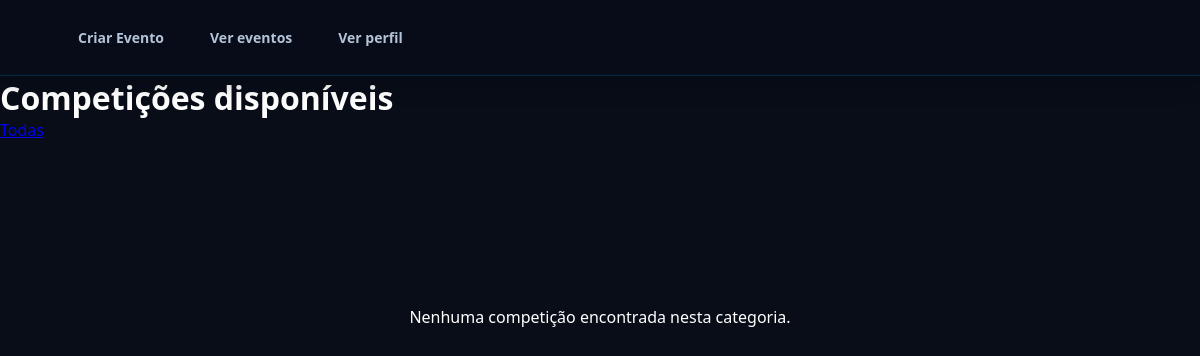
The app's page /esportivo/html/home.php, older data.
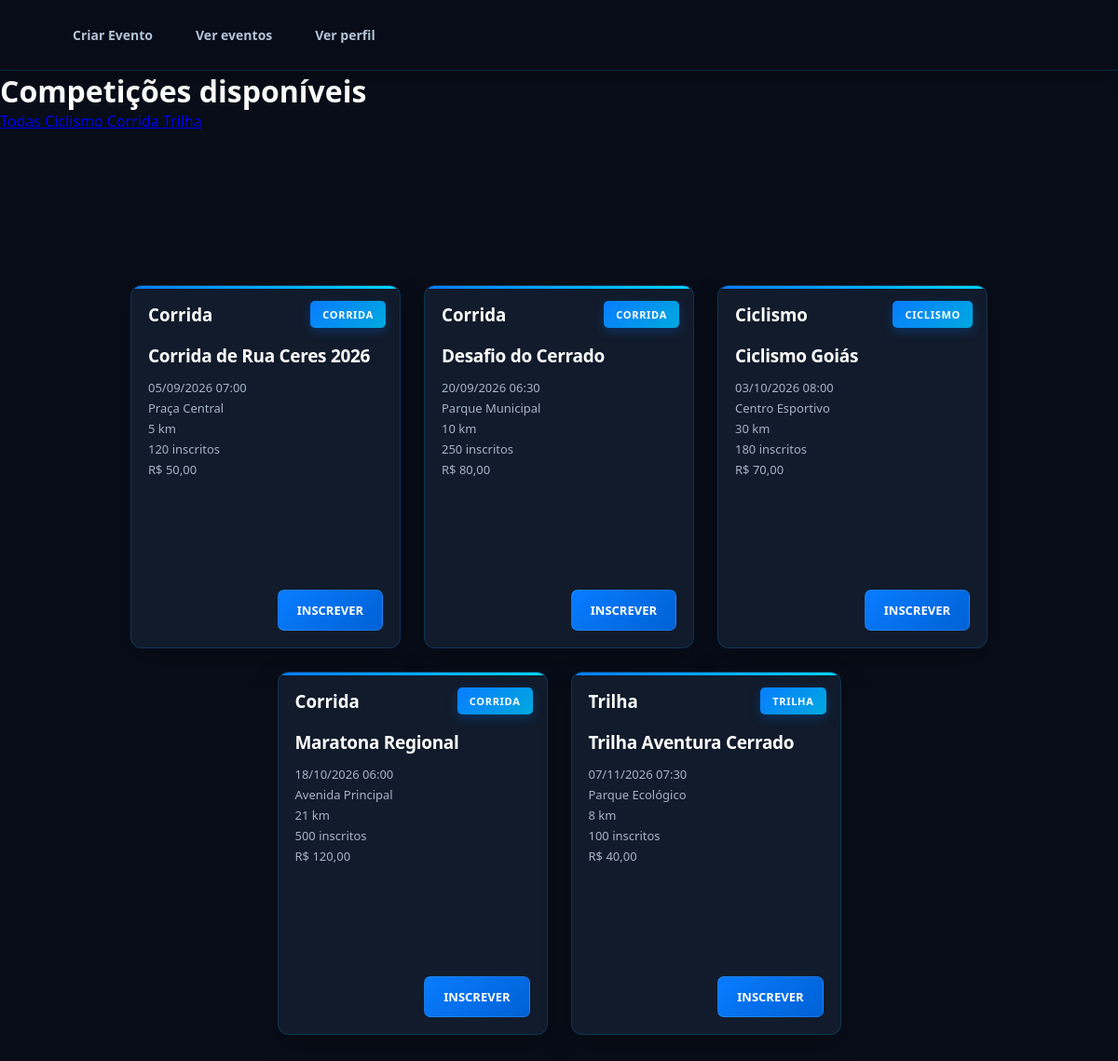
The same page, newer data.
### tables this page shows
CREATE TABLE IF NOT EXISTS `evento` (
  `evento_id` INT NOT NULL AUTO_INCREMENT,
  `evento_nome` VARCHAR(150) NOT NULL,
  `evento_data` DATETIME NOT NULL,
  `evento_local` VARCHAR(100) NOT NULL,
  `evento_modalidade` VARCHAR(100) NOT NULL,
  `evento_inscritos` INT,
  `evento_valor` FLOAT NOT NULL,
  `evento_distancia` VARCHAR(60) NOT NULL,
  `evento_imagem` VARCHAR(200),

  PRIMARY KEY (`evento_id`));

### esportivo/html/home.php (the view, shortened to what this page needs)
<?php
require_once "funcoes.php";
$selecionada = trim($_GET['categoria'] ?? '');
$sql= "SELECT DISTINCT evento_modalidade FROM evento WHERE evento_modalidade IS NOT NULL
       AND evento_modalidade != '' ORDER BY evento_modalidade ASC";
$resultadoCategoria = $conexao->query($sql);
if ($selecionada !== '') {
    $sql = "SELECT * FROM evento WHERE evento_modalidade = ? ORDER BY evento_data ASC";
    $stmt = $conexao->prepare($sql);
    $stmt->bind_param("s", $selecionada);
    $stmt->execute();
    $resultadoEvento = $stmt->get_result();
} else {
    $sql = "SELECT * FROM evento ORDER BY evento_data ASC";
    $resultadoEvento = $conexao->query($sql);
}
?>
<!DOCTYPE html>
<html lang="pt-BR">
<head>
    <link rel="stylesheet" href="home.css">
</head>
<body>
    <nav>
        <ul>
            <li><a href="evento/cad_eventos.php">Criar Evento</a></li>
            <li><a href="listar_evento.php">Ver eventos</a></li>
            <li><a href="perfil.php">Ver perfil</a></li>
        </ul>
    </nav>
    <h1>Competições disponíveis</h1>
    <div class="filtros">
        <a href="home.php"
           class="btn-filtro <?= $selecionada === '' ? 'ativo' : '' ?>">
        </a>
<?php
while ($categoria = $resultadoCategoria->fetch_assoc()) {
    $nomeCategoria = $categoria['evento_modalidade'];
?>
    <a href="home.php?categoria=<?= urlencode($nomeCategoria) ?>"
       class="btn-filtro">
    </a>
<?php
}
?>
</div>
<div class="cards">
<?php
echo '</div>';
echo '<div class="cards">';
if ($resultadoEvento && $resultadoEvento->num_rows > 0) {
    while ($evento = $resultadoEvento->fetch_assoc()) {
        echo '<div class="card">';
        echo '<span class="tipo">' . htmlspecialchars($evento['evento_modalidade']) . '</span>';
        echo '<h3>' . htmlspecialchars($evento['evento_modalidade']) . '</h3>';
        echo '<h2>' . htmlspecialchars($evento['evento_nome']) . '</h2>';
        echo '<p>' . date('d/m/Y H:i', strtotime($evento['evento_data'])) . '</p>';
        echo '<p>' . htmlspecialchars($evento['evento_local']) . '</p>';
        echo '<p>' . htmlspecialchars($evento['evento_distancia']) . '</p>';
        echo '<p>' . htmlspecialchars($evento['evento_inscritos'] ?? 0) . ' inscritos</p>';
        echo '<p>R$ ' . number_format($evento['evento_valor'], 2, ',', '.') . '</p>';
        echo '<a href="inscricao.php?id=' . $evento['evento_id'] . '" class="btn-inscrever">Inscrever</a>';
        echo '</div>';
    }
} else {
    echo '<p>Nenhuma competição encontrada nesta categoria.</p>';
}
echo '</div>';
?>
</body>
</html>

Row changes from the older to the newer data that the page shows:
added evento: evento_modalidade "CORRIDA", evento_modalidade "Corrida", evento_nome "Corrida de Rua Ceres 2026", evento_data "05/09/2026 07:00", evento_local "Praça Central", evento_distancia "5 km", evento_inscritos "120", evento_valor "50,00"
added evento: evento_modalidade "CORRIDA", evento_modalidade "Corrida", evento_nome "Desafio do Cerrado", evento_data "20/09/2026 06:30", evento_local "Parque Municipal", evento_distancia "10 km", evento_inscritos "250", evento_valor "80,00"
added evento: evento_modalidade "CICLISMO", evento_modalidade "Ciclismo", evento_nome "Ciclismo Goiás", evento_data "03/10/2026 08:00", evento_local "Centro Esportivo", evento_distancia "30 km", evento_inscritos "180", evento_valor "70,00"
added evento: evento_modalidade "CORRIDA", evento_modalidade "Corrida", evento_nome "Maratona Regional", evento_data "18/10/2026 06:00", evento_local "Avenida Principal", evento_distancia "21 km", evento_inscritos "500", evento_valor "120,00"
added evento: evento_modalidade "TRILHA", evento_modalidade "Trilha", evento_nome "Trilha Aventura Cerrado", evento_data "07/11/2026 07:30", evento_local "Parque Ecológico", evento_distancia "8 km", evento_inscritos "100", evento_valor "40,00"
Text that changed along with them:
text no longer shown: "Nenhuma competição encontrada nesta categoria."
